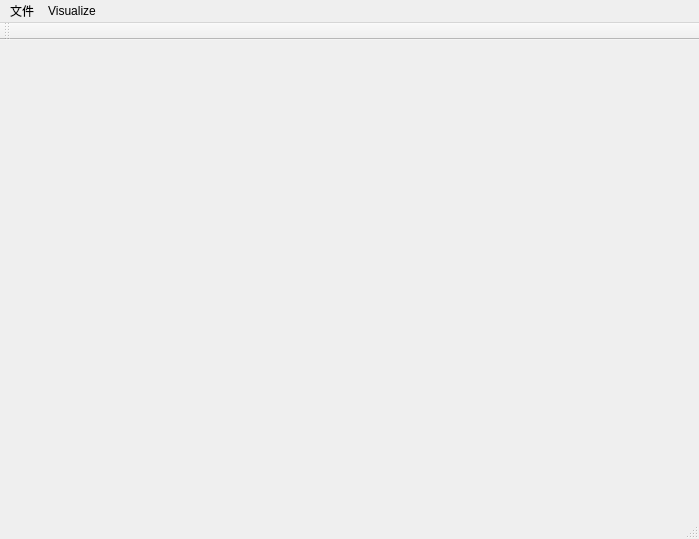
<?xml version="1.0" encoding="UTF-8"?>
<ui version="4.0">
 <class>PCL_AppClass</class>
 <widget class="QMainWindow" name="PCL_AppClass">
  <property name="geometry">
   <rect>
    <x>0</x>
    <y>0</y>
    <width>699</width>
    <height>539</height>
   </rect>
  </property>
  <property name="windowTitle">
   <string>PCL_App</string>
  </property>
  <widget class="QWidget" name="centralWidget">
   <widget class="QVTKWidget" name="qvtkWidget">
    <property name="geometry">
     <rect>
      <x>70</x>
      <y>-10</y>
      <width>500</width>
      <height>500</height>
     </rect>
    </property>
    <property name="minimumSize">
     <size>
      <width>500</width>
      <height>500</height>
     </size>
    </property>
   </widget>
  </widget>
  <widget class="QMenuBar" name="menuBar">
   <property name="geometry">
    <rect>
     <x>0</x>
     <y>0</y>
     <width>699</width>
     <height>22</height>
    </rect>
   </property>
   <widget class="QMenu" name="menu">
    <property name="title">
     <string>文件</string>
    </property>
    <addaction name="actionLoad"/>
   </widget>
   <widget class="QMenu" name="menuVisualize">
    <property name="title">
     <string>Visualize</string>
    </property>
    <widget class="QMenu" name="menuColor">
     <property name="title">
      <string>ColorMap</string>
     </property>
     <addaction name="actionSimple"/>
     <addaction name="actionPlattete"/>
    </widget>
    <addaction name="menuColor"/>
   </widget>
   <addaction name="menu"/>
   <addaction name="menuVisualize"/>
  </widget>
  <widget class="QToolBar" name="mainToolBar">
   <attribute name="toolBarArea">
    <enum>TopToolBarArea</enum>
   </attribute>
   <attribute name="toolBarBreak">
    <bool>false</bool>
   </attribute>
  </widget>
  <widget class="QStatusBar" name="statusBar"/>
  <action name="actionLoad">
   <property name="text">
    <string>Load</string>
   </property>
  </action>
  <action name="actionSimple">
   <property name="text">
    <string>Simple</string>
   </property>
  </action>
  <action name="actionPlattete">
   <property name="text">
    <string>Palette</string>
   </property>
  </action>
 </widget>
 <layoutdefault spacing="6" margin="11"/>
 <customwidgets>
  <customwidget>
   <class>QVTKWidget</class>
   <extends>QWidget</extends>
   <header>QVTKWidget.h</header>
  </customwidget>
 </customwidgets>
 <resources>
  <include location="PCL_App.qrc"/>
 </resources>
 <connections/>
</ui>
